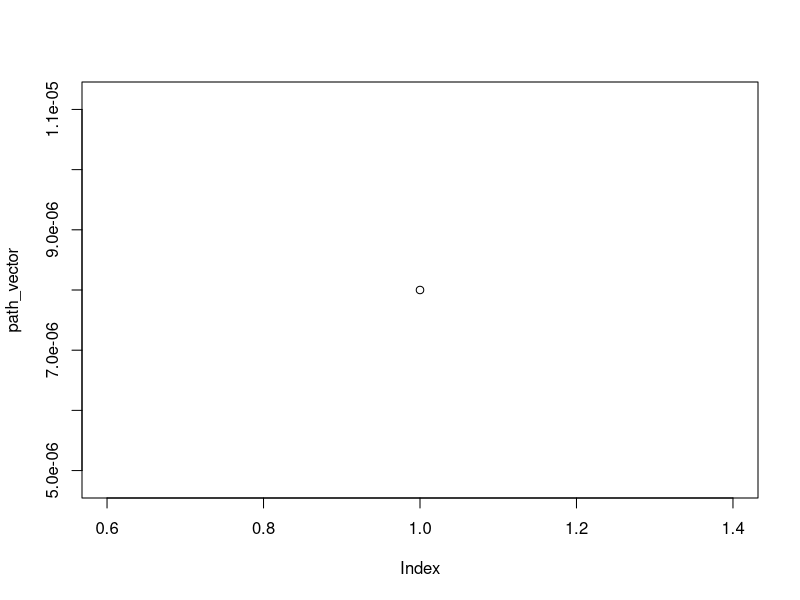

Write the R code that produced this figure.
options(digits.secs = 6)

old_vel <- 0
new_vel <- 0.000008

vel_gap <- new_vel-old_vel
max_accel <- 10
fri_packet_interval <- 0.002
start_time <- Sys.time()
gap_time <- abs(vel_gap)/max_accel
adjusted_gap_time <- (pi/2)*gap_time
intervals <- ceiling(adjusted_gap_time/fri_packet_interval)

end_time <- Sys.time()

path_vector <- c(NA)


sign = sign(vel_gap)




for (i in 1:intervals){
  path_vector[i] <- -(vel_gap/2)*cos((pi)*(i/intervals))+(0.5*vel_gap)+old_vel
}
  


plot(path_vector)
duration <- end_time - start_time


## Rederiving gap time adjustment constant

# intervals <- ceiling(gap_time/fri_packet_interval)
# path_vector <- c()
# 
# for (i in 0:intervals){
#   path_vector[i] <- -(vel_gap/2)*cos((pi)*(i/intervals))+(0.5*vel_gap)+old_vel
# }
# 
# plot(path_vector)
# 
# ((path_vector[length(path_vector)/2]-path_vector[(length(path_vector)/2)-1])/fri_packet_interval)/max_accel


## Logistic Function S-curve
# path_vector2 <- c()
# for (i in 1:intervals){
#   path_vector2[i] <- new_vel/(1+exp(-0.7*(i-intervals/2)))
# }
# 
# plot(path_vector2)





